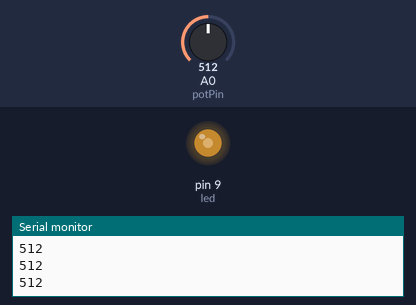
The sketch below on a simulated Arduino Uno, built with avr-gcc and run on an emulated ATmega328P. Shown: output pins drawn as LEDs (lit = HIGH), the last lines printed to the serial monitor. The inputs (shaded band) are chosen by the test bench; at power-on: A0 (potPin) = 512.

Above: at 1.2 s.
1.3 s: A0 (potPin) set to 716
At 1.8 s:
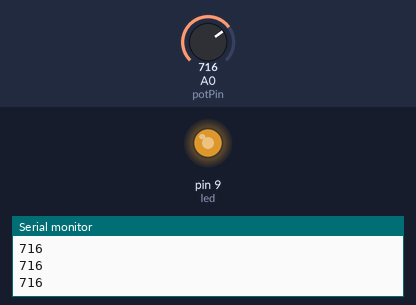
2.8 s: A0 (potPin) set to 900
At 3.1 s:
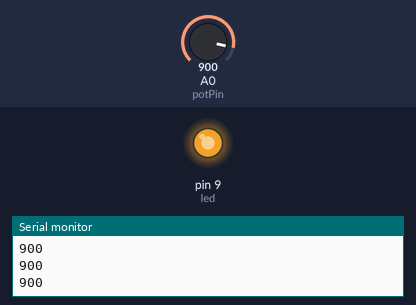
4.3 s: A0 (potPin) set to 122
At 5.5 s:
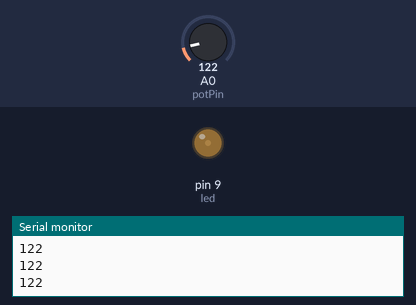
5.8 s: A0 (potPin) set to 0
At 6.9 s:
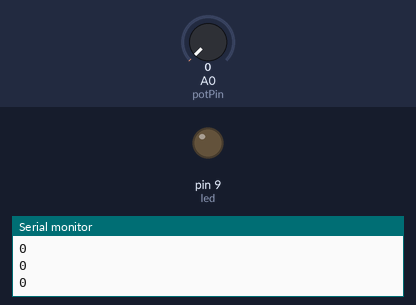
7.3 s: A0 (potPin) set to 511
At 8.2 s:
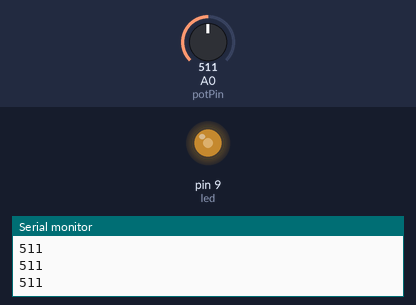
Timing chart, 0 to 9.8 s (numbered marks = the images above; inputs shaded):
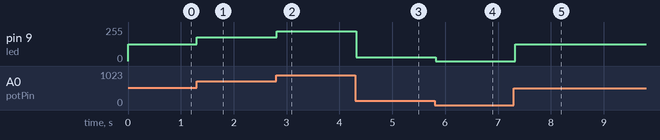

Measured:
- after the input at 1.3 s, pin 9 (led): 127/255 → 178/255 at once
- after the input at 2.8 s, pin 9 (led): 178/255 → 224/255 at once
- after the input at 4.3 s, pin 9 (led): 224/255 → 30/255 at once
- after the input at 5.8 s, pin 9 (led): 30/255 → 0/255 at once
- after the input at 7.3 s, pin 9 (led): 0/255 → 127/255 at once

The sketch:

POTENTIOMETER_LED_CONTROL.ino
```cpp
// A B    C
// 0 var  5
// V=IR
// R=kx^n Cicumference or length
// k is a constant
// for b labelled potentionmeter n is 1
// R=kx^1=kx
// voltage at b = IR = Ikx
// I is constant k is constant x is variable
// As we rotate the knob the disctance from A changes hence x changes
// V at B is directly proportional to x
// the more the x the more is voltage
// if you rotated the knob to A V is 5v
// '''' to B V is 0
// and it is 2.5 in the middle
// Using arduino's Analog read we can read the voltages and covert them to a number between 1 and 1023 (by 10bit ADC)
// we can use the value from analog read to do various tasks like controllinf speed of motor,brightness of light,etc


//pot->Potentiometer
//We will use analog pin not the digital ones
int potPin = A0;
//0-1023
int potValue = 0;
//let control a led
int led = 9;
int brightness = 0;


void setup() {
  Serial.begin(9600);
  pinMode(led, OUTPUT);
}
void loop() {
  potValue = analogRead(potPin);
  //prints 0-1023 depending on position
  //it is o at A and 1025 at C
  Serial.println(potValue);


  //convert 0 to 1023 to 0 to 255 for controlling led(pwm signal limit)
  brightness = map(potValue, 0, 1023, 0, 255);
  analogWrite(led, brightness);

  delay(100);
}
```
